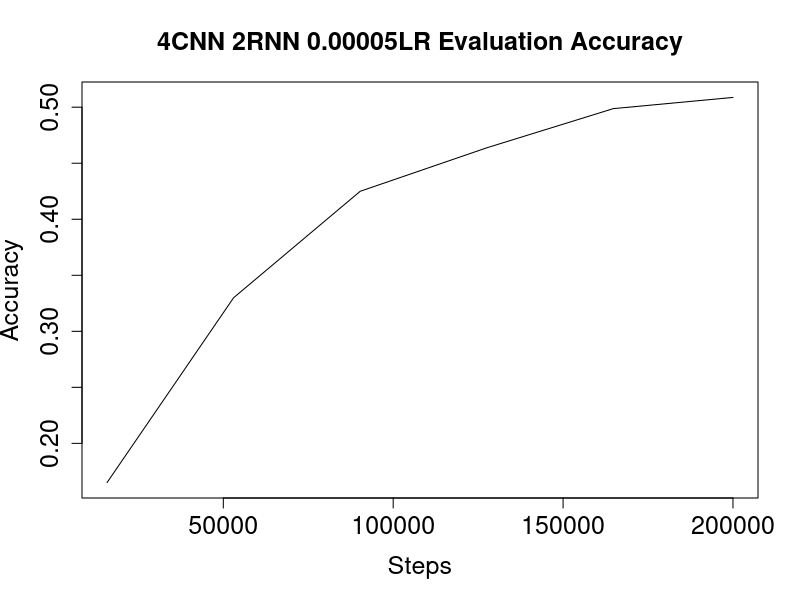
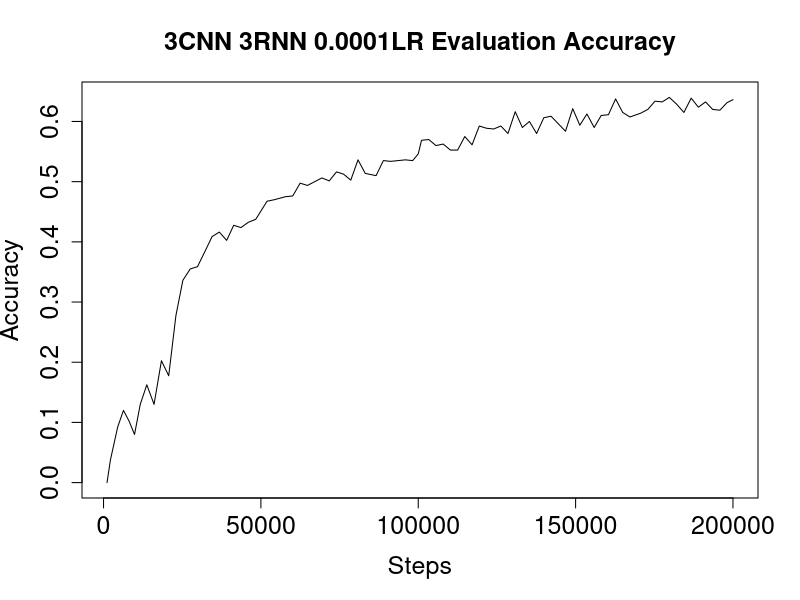

These figures' R source, in order:
data <- read.csv(file="4cnn_2rnn_00005lr.csv", header=TRUE, sep=",")

plot(data$Step, data$Value,type="l",xlab="Steps",
     ylab="Accuracy",main="4CNN 2RNN 0.00005LR Evaluation Accuracy",cex.lab=1.5, cex.axis=1.5, cex.main=1.5, cex.sub=1.5)

data <- read.csv(file="3cnn_3rnn_0001lr.csv", header=TRUE, sep=",")

plot(data$Step, data$Value,type="l",xlab="Steps",
     ylab="Accuracy",main="3CNN 3RNN 0.0001LR Evaluation Accuracy",
     cex.lab=1.5, cex.axis=1.5, cex.main=1.5, cex.sub=1.5)